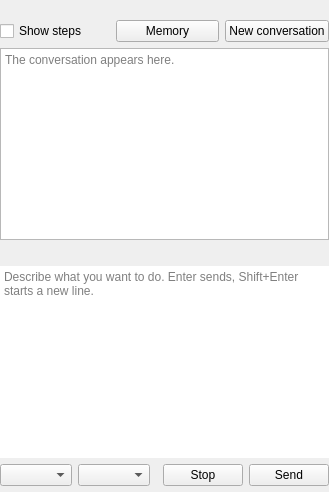
<?xml version="1.0" encoding="UTF-8"?>
<ui version="4.0">
 <class>QmitkAgentWidget</class>
 <widget class="QWidget" name="QmitkAgentWidget">
  <layout class="QVBoxLayout" name="verticalLayout" stretch="0,0,1,0,0,0,0">
   <property name="leftMargin">
    <number>0</number>
   </property>
   <property name="topMargin">
    <number>0</number>
   </property>
   <property name="rightMargin">
    <number>0</number>
   </property>
   <property name="bottomMargin">
    <number>0</number>
   </property>
   <item>
    <widget class="QLabel" name="statusLabel">
     <property name="textFormat">
      <enum>Qt::TextFormat::RichText</enum>
     </property>
     <property name="wordWrap">
      <bool>true</bool>
     </property>
    </widget>
   </item>
   <item>
    <layout class="QHBoxLayout" name="headerLayout">
     <item>
      <widget class="QCheckBox" name="showStepsCheckBox">
       <property name="toolTip">
        <string>Show the tools the agent uses, their results, and screenshots. Otherwise each run of steps is one line that you can click to show it.</string>
       </property>
       <property name="text">
        <string>Show steps</string>
       </property>
      </widget>
     </item>
     <item>
      <spacer name="headerSpacer">
       <property name="orientation">
        <enum>Qt::Orientation::Horizontal</enum>
       </property>
      </spacer>
     </item>
     <item>
      <widget class="QPushButton" name="memoryButton">
       <property name="toolTip">
        <string>Notes that the agent saved to remember in later conversations.</string>
       </property>
       <property name="text">
        <string>Memory</string>
       </property>
      </widget>
     </item>
     <item>
      <widget class="QPushButton" name="newConversationButton">
       <property name="text">
        <string>New conversation</string>
       </property>
      </widget>
     </item>
    </layout>
   </item>
   <item>
    <widget class="QmitkAgentConversationWidget" name="conversation">
     <property name="placeholderText">
      <string>The conversation appears here.</string>
     </property>
    </widget>
   </item>
   <item>
    <layout class="QHBoxLayout" name="activityLayout" stretch="1,0">
     <item>
      <widget class="QLabel" name="activityLabel">
       <property name="sizePolicy">
        <sizepolicy hsizetype="Ignored" vsizetype="Preferred">
         <horstretch>0</horstretch>
         <verstretch>0</verstretch>
        </sizepolicy>
       </property>
      </widget>
     </item>
     <item>
      <widget class="QLabel" name="costLabel">
       <property name="toolTip">
        <string>What the conversation would cost with an API key. A subscription is not charged per token, but the conversation counts toward its usage limits.</string>
       </property>
      </widget>
     </item>
    </layout>
   </item>
   <item>
    <widget class="QmitkSpeechBubbleFrame" name="inputBubble">
     <layout class="QVBoxLayout" name="inputLayout">
      <property name="leftMargin">
       <number>0</number>
      </property>
      <property name="topMargin">
       <number>0</number>
      </property>
      <property name="rightMargin">
       <number>0</number>
      </property>
      <property name="bottomMargin">
       <number>0</number>
      </property>
      <item>
       <widget class="QPlainTextEdit" name="messageInput">
        <property name="frameShape">
         <enum>QFrame::Shape::NoFrame</enum>
        </property>
        <property name="placeholderText">
         <string>Describe what you want to do. Enter sends, Shift+Enter starts a new line.</string>
        </property>
       </widget>
      </item>
     </layout>
    </widget>
   </item>
   <item>
    <layout class="QHBoxLayout" name="buttonsLayout">
     <item>
      <widget class="QComboBox" name="modelBox">
       <property name="toolTip">
        <string>The model the agent runs on. A change applies from the next message on, and the conversation continues.</string>
       </property>
       <property name="sizeAdjustPolicy">
        <enum>QComboBox::SizeAdjustPolicy::AdjustToContents</enum>
       </property>
       <property name="placeholderText">
        <string>Model</string>
       </property>
      </widget>
     </item>
     <item>
      <widget class="QComboBox" name="effortBox">
       <property name="toolTip">
        <string>How thoroughly the model thinks before it acts. More effort takes longer and uses more of the usage limits.</string>
       </property>
       <property name="sizeAdjustPolicy">
        <enum>QComboBox::SizeAdjustPolicy::AdjustToContents</enum>
       </property>
       <property name="placeholderText">
        <string>Effort</string>
       </property>
      </widget>
     </item>
     <item>
      <spacer name="buttonsSpacer">
       <property name="orientation">
        <enum>Qt::Orientation::Horizontal</enum>
       </property>
      </spacer>
     </item>
     <item>
      <widget class="QPushButton" name="stopButton">
       <property name="text">
        <string>Stop</string>
       </property>
      </widget>
     </item>
     <item>
      <widget class="QPushButton" name="sendButton">
       <property name="text">
        <string>Send</string>
       </property>
      </widget>
     </item>
    </layout>
   </item>
   <item>
    <widget class="QmitkInfoCard" name="dataNoticeCard">
     <property name="toolTip">
      <string>They are sent to the provider of the account that Claude Code uses, usually Anthropic. Use the agent only on data that you are allowed to send there.</string>
     </property>
    </widget>
   </item>
  </layout>
 </widget>
 <customwidgets>
  <customwidget>
   <class>QmitkAgentConversationWidget</class>
   <extends>QTextBrowser</extends>
   <header location="global">QmitkAgentConversationWidget.h</header>
  </customwidget>
  <customwidget>
   <class>QmitkInfoCard</class>
   <extends>QFrame</extends>
   <header location="global">QmitkInfoCard.h</header>
  </customwidget>
  <customwidget>
   <class>QmitkSpeechBubbleFrame</class>
   <extends>QWidget</extends>
   <header location="global">QmitkSpeechBubbleFrame.h</header>
   <container>1</container>
  </customwidget>
 </customwidgets>
 <resources/>
 <connections/>
</ui>
